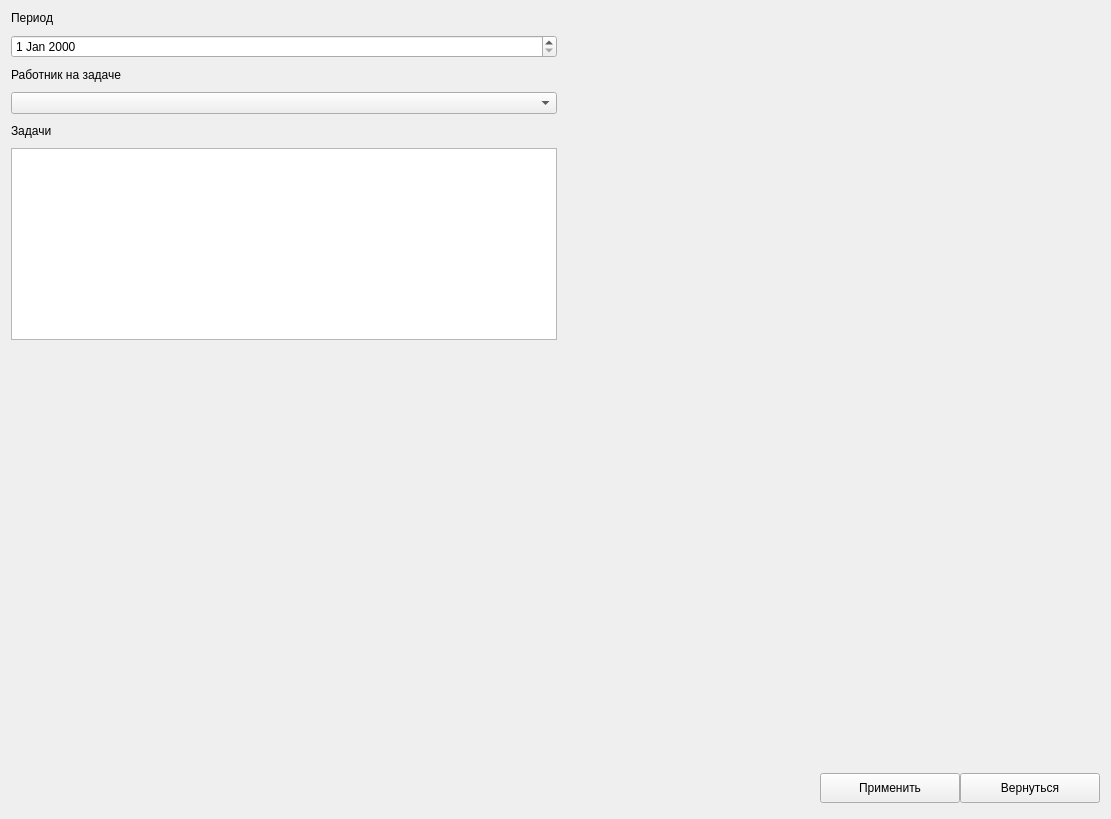
          <widget class="QWidget" name="pageEditTask">
           <layout class="QGridLayout" name="gridLayout_2">
            <item row="0" column="0" colspan="2">
             <layout class="QVBoxLayout" name="verticalLayout_21">
              <property name="spacing">
               <number>10</number>
              </property>
              <item>
               <widget class="QLabel" name="label_61">
                <property name="text">
                 <string>Период</string>
                </property>
               </widget>
              </item>
              <item>
               <widget class="QDateEdit" name="dateEditEditTask"/>
              </item>
              <item>
               <widget class="QLabel" name="label_62">
                <property name="text">
                 <string>Работник на задаче</string>
                </property>
               </widget>
              </item>
              <item>
               <widget class="QComboBox" name="employeeEditTask"/>
              </item>
              <item>
               <widget class="QLabel" name="label_63">
                <property name="text">
                 <string>Задачи</string>
                </property>
               </widget>
              </item>
              <item>
               <widget class="QTextEdit" name="taskEditChange"/>
              </item>
             </layout>
            </item>
            <item row="0" column="2">
             <spacer name="horizontalSpacer_29">
              <property name="orientation">
               <enum>Qt::Horizontal</enum>
              </property>
              <property name="sizeHint" stdset="0">
               <size>
                <width>417</width>
                <height>20</height>
               </size>
              </property>
             </spacer>
            </item>
            <item row="1" column="0">
             <spacer name="verticalSpacer_19">
              <property name="orientation">
               <enum>Qt::Vertical</enum>
              </property>
              <property name="sizeType">
               <enum>QSizePolicy::Expanding</enum>
              </property>
              <property name="sizeHint" stdset="0">
               <size>
                <width>540</width>
                <height>422</height>
               </size>
              </property>
             </spacer>
            </item>
            <item row="3" column="0" colspan="3">
             <widget class="QWidget" name="widget_13" native="true">
              <property name="sizePolicy">
               <sizepolicy hsizetype="Expanding" vsizetype="Expanding">
                <horstretch>0</horstretch>
                <verstretch>0</verstretch>
               </sizepolicy>
              </property>
              <property name="minimumSize">
               <size>
                <width>0</width>
                <height>40</height>
               </size>
              </property>
              <property name="maximumSize">
               <size>
                <width>16777215</width>
                <height>40</height>
               </size>
              </property>
              <layout class="QHBoxLayout" name="horizontalLayout_17">
               <property name="spacing">
                <number>0</number>
               </property>
               <property name="leftMargin">
                <number>0</number>
               </property>
               <property name="topMargin">
                <number>0</number>
               </property>
               <property name="rightMargin">
                <number>0</number>
               </property>
               <property name="bottomMargin">
                <number>0</number>
               </property>
               <item>
                <spacer name="horizontalSpacer_28">
                 <property name="orientation">
                  <enum>Qt::Horizontal</enum>
                 </property>
                 <property name="sizeHint" stdset="0">
                  <size>
                   <width>809</width>
                   <height>20</height>
                  </size>
                 </property>
                </spacer>
               </item>
               <item>
                <widget class="QPushButton" name="taskApplyBtn">
                 <property name="minimumSize">
                  <size>
                   <width>140</width>
                   <height>30</height>
                  </size>
                 </property>
                 <property name="maximumSize">
                  <size>
                   <width>140</width>
                   <height>30</height>
                  </size>
                 </property>
                 <property name="text">
                  <string>Применить</string>
                 </property>
                 <property name="icon">
                  <iconset resource="resource.qrc">
                   <normaloff>:/icon/icon/free-icon-check-mark-8370918.png</normaloff>:/icon/icon/free-icon-check-mark-8370918.png</iconset>
                 </property>
                 <property name="iconSize">
                  <size>
                   <width>20</width>
                   <height>20</height>
                  </size>
                 </property>
                </widget>
               </item>
               <item>
                <widget class="QPushButton" name="backApplyTaskBtn">
                 <property name="minimumSize">
                  <size>
                   <width>140</width>
                   <height>30</height>
                  </size>
                 </property>
                 <property name="maximumSize">
                  <size>
                   <width>140</width>
                   <height>30</height>
                  </size>
                 </property>
                 <property name="text">
                  <string>Вернуться</string>
                 </property>
                 <property name="icon">
                  <iconset resource="resource.qrc">
                   <normaloff>:/icon/icon/free-icon-back-2644908.png</normaloff>:/icon/icon/free-icon-back-2644908.png</iconset>
                 </property>
                 <property name="iconSize">
                  <size>
                   <width>20</width>
                   <height>20</height>
                  </size>
                 </property>
                </widget>
               </item>
              </layout>
             </widget>
            </item>
           </layout>
          </widget>
